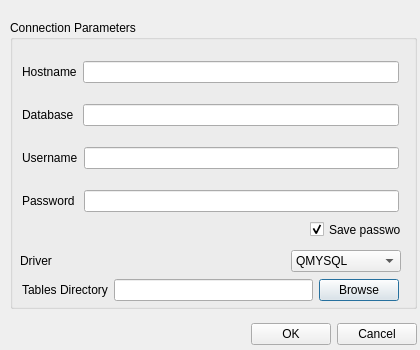
<?xml version="1.0" encoding="UTF-8"?>
<ui version="4.0">
 <class>Sys_Database_Dia</class>
 <widget class="QDialog" name="Sys_Database_Dia">
  <property name="geometry">
   <rect>
    <x>0</x>
    <y>0</y>
    <width>420</width>
    <height>350</height>
   </rect>
  </property>
  <property name="minimumSize">
   <size>
    <width>420</width>
    <height>350</height>
   </size>
  </property>
  <property name="maximumSize">
   <size>
    <width>430</width>
    <height>370</height>
   </size>
  </property>
  <property name="windowTitle">
   <string>Enter Connection Parameters</string>
  </property>
  <property name="windowIcon">
   <iconset resource="resources/system_sys_resource.qrc">
    <normaloff>:/prom_icon</normaloff>:/prom_icon</iconset>
  </property>
  <widget class="QGroupBox" name="ConGroupBox">
   <property name="geometry">
    <rect>
     <x>10</x>
     <y>20</y>
     <width>407</width>
     <height>289</height>
    </rect>
   </property>
   <property name="title">
    <string>Connection Parameters</string>
   </property>
   <widget class="QWidget" name="layoutWidget">
    <property name="geometry">
     <rect>
      <x>12</x>
      <y>41</y>
      <width>377</width>
      <height>22</height>
     </rect>
    </property>
    <layout class="QHBoxLayout">
     <item>
      <widget class="QLabel" name="hostnameLabel">
       <property name="text">
        <string>Hostname</string>
       </property>
      </widget>
     </item>
     <item>
      <widget class="QLineEdit" name="editHostname"/>
     </item>
    </layout>
   </widget>
   <widget class="QWidget" name="layoutWidget">
    <property name="geometry">
     <rect>
      <x>12</x>
      <y>170</y>
      <width>377</width>
      <height>22</height>
     </rect>
    </property>
    <layout class="QHBoxLayout">
     <item>
      <widget class="QLabel" name="passwordLabel">
       <property name="text">
        <string>Password </string>
       </property>
      </widget>
     </item>
     <item>
      <widget class="QLineEdit" name="editPassword">
       <property name="echoMode">
        <enum>QLineEdit::Password</enum>
       </property>
      </widget>
     </item>
    </layout>
   </widget>
   <widget class="QWidget" name="layoutWidget">
    <property name="geometry">
     <rect>
      <x>12</x>
      <y>127</y>
      <width>377</width>
      <height>22</height>
     </rect>
    </property>
    <layout class="QHBoxLayout">
     <item>
      <widget class="QLabel" name="usernameLabel">
       <property name="text">
        <string>Username</string>
       </property>
      </widget>
     </item>
     <item>
      <widget class="QLineEdit" name="editUsername"/>
     </item>
    </layout>
   </widget>
   <widget class="QWidget" name="layoutWidget">
    <property name="geometry">
     <rect>
      <x>12</x>
      <y>256</y>
      <width>377</width>
      <height>28</height>
     </rect>
    </property>
    <layout class="QHBoxLayout">
     <item>
      <widget class="QLabel" name="TableDirLabel">
       <property name="text">
        <string>Tables Directory</string>
       </property>
      </widget>
     </item>
     <item>
      <widget class="QLineEdit" name="editTableDir"/>
     </item>
     <item>
      <widget class="QPushButton" name="browseTableDirButton">
       <property name="text">
        <string>Browse</string>
       </property>
      </widget>
     </item>
    </layout>
   </widget>
   <widget class="QWidget" name="layoutWidget">
    <property name="geometry">
     <rect>
      <x>12</x>
      <y>84</y>
      <width>377</width>
      <height>22</height>
     </rect>
    </property>
    <layout class="QHBoxLayout">
     <item>
      <widget class="QLabel" name="databaseLabel">
       <property name="text">
        <string>Database </string>
       </property>
      </widget>
     </item>
     <item>
      <widget class="QLineEdit" name="editDatabase"/>
     </item>
    </layout>
   </widget>
   <widget class="QCheckBox" name="checkBox_save_pass">
    <property name="geometry">
     <rect>
      <x>300</x>
      <y>200</y>
      <width>91</width>
      <height>19</height>
     </rect>
    </property>
    <property name="toolTip">
     <string>For security reasons the saving of the password is not recommended!</string>
    </property>
    <property name="text">
     <string>Save password</string>
    </property>
    <property name="checked">
     <bool>true</bool>
    </property>
   </widget>
   <widget class="QWidget" name="">
    <property name="geometry">
     <rect>
      <x>10</x>
      <y>230</y>
      <width>381</width>
      <height>22</height>
     </rect>
    </property>
    <layout class="QHBoxLayout" name="horizontalLayout">
     <item>
      <widget class="QLabel" name="driverlabel">
       <property name="text">
        <string>Driver</string>
       </property>
      </widget>
     </item>
     <item>
      <spacer name="horizontalSpacer">
       <property name="orientation">
        <enum>Qt::Horizontal</enum>
       </property>
       <property name="sizeHint" stdset="0">
        <size>
         <width>40</width>
         <height>20</height>
        </size>
       </property>
      </spacer>
     </item>
     <item>
      <widget class="QComboBox" name="drivercombo">
       <item>
        <property name="text">
         <string>QMYSQL</string>
        </property>
       </item>
       <item>
        <property name="text">
         <string>QPSQL</string>
        </property>
       </item>
       <item>
        <property name="text">
         <string>UNKWON_DR</string>
        </property>
       </item>
      </widget>
     </item>
    </layout>
   </widget>
  </widget>
  <widget class="QWidget" name="layoutWidget">
   <property name="geometry">
    <rect>
     <x>10</x>
     <y>320</y>
     <width>407</width>
     <height>28</height>
    </rect>
   </property>
   <layout class="QHBoxLayout">
    <item>
     <spacer>
      <property name="orientation">
       <enum>Qt::Horizontal</enum>
      </property>
      <property name="sizeHint" stdset="0">
       <size>
        <width>191</width>
        <height>20</height>
       </size>
      </property>
     </spacer>
    </item>
    <item>
     <widget class="QPushButton" name="okButton">
      <property name="text">
       <string>OK</string>
      </property>
     </widget>
    </item>
    <item>
     <widget class="QPushButton" name="cancelButton">
      <property name="text">
       <string>Cancel</string>
      </property>
     </widget>
    </item>
   </layout>
  </widget>
 </widget>
 <resources>
  <include location="resources/system_sys_resource.qrc"/>
 </resources>
 <connections/>
</ui>
